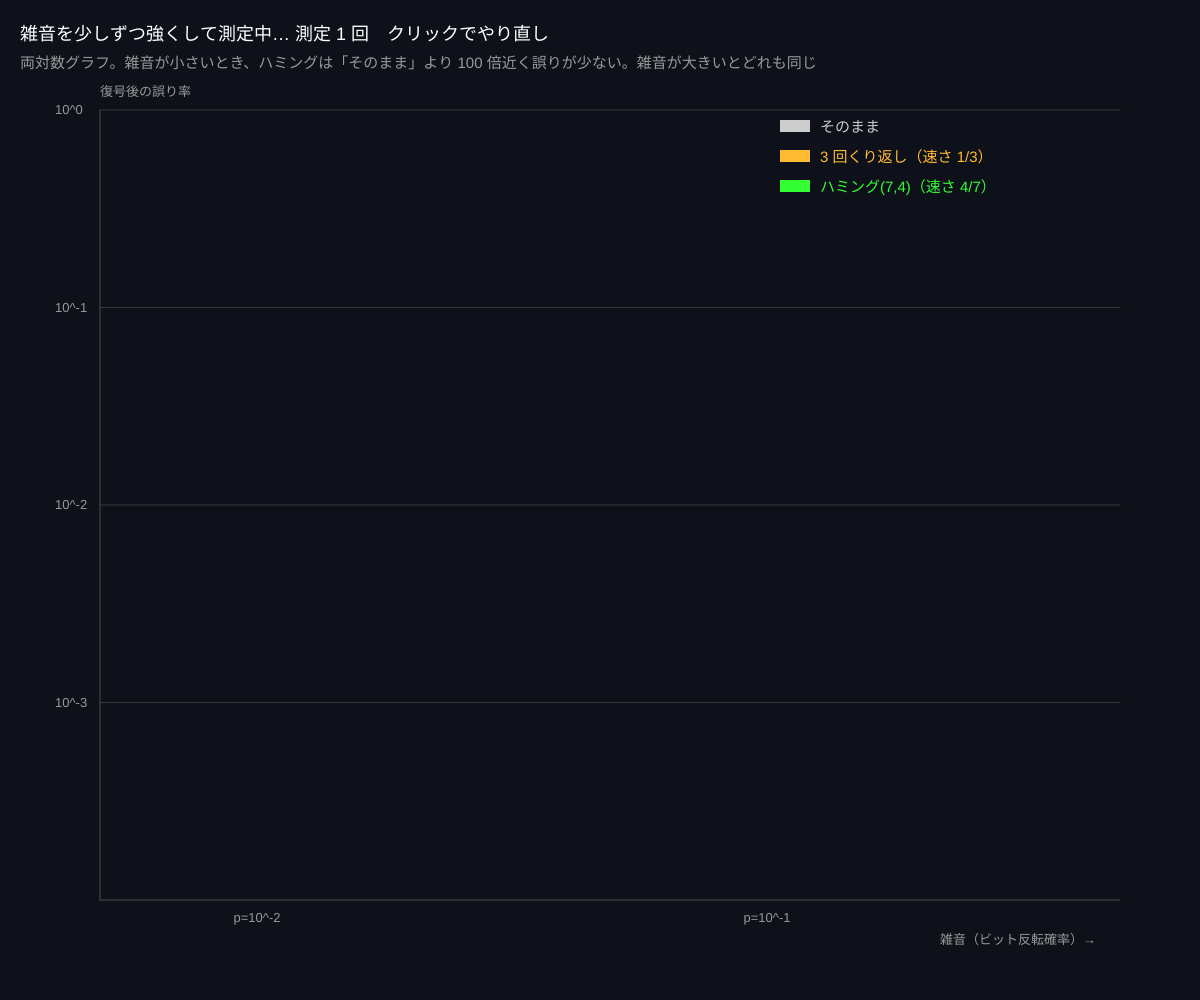
Frame 1 (no input)
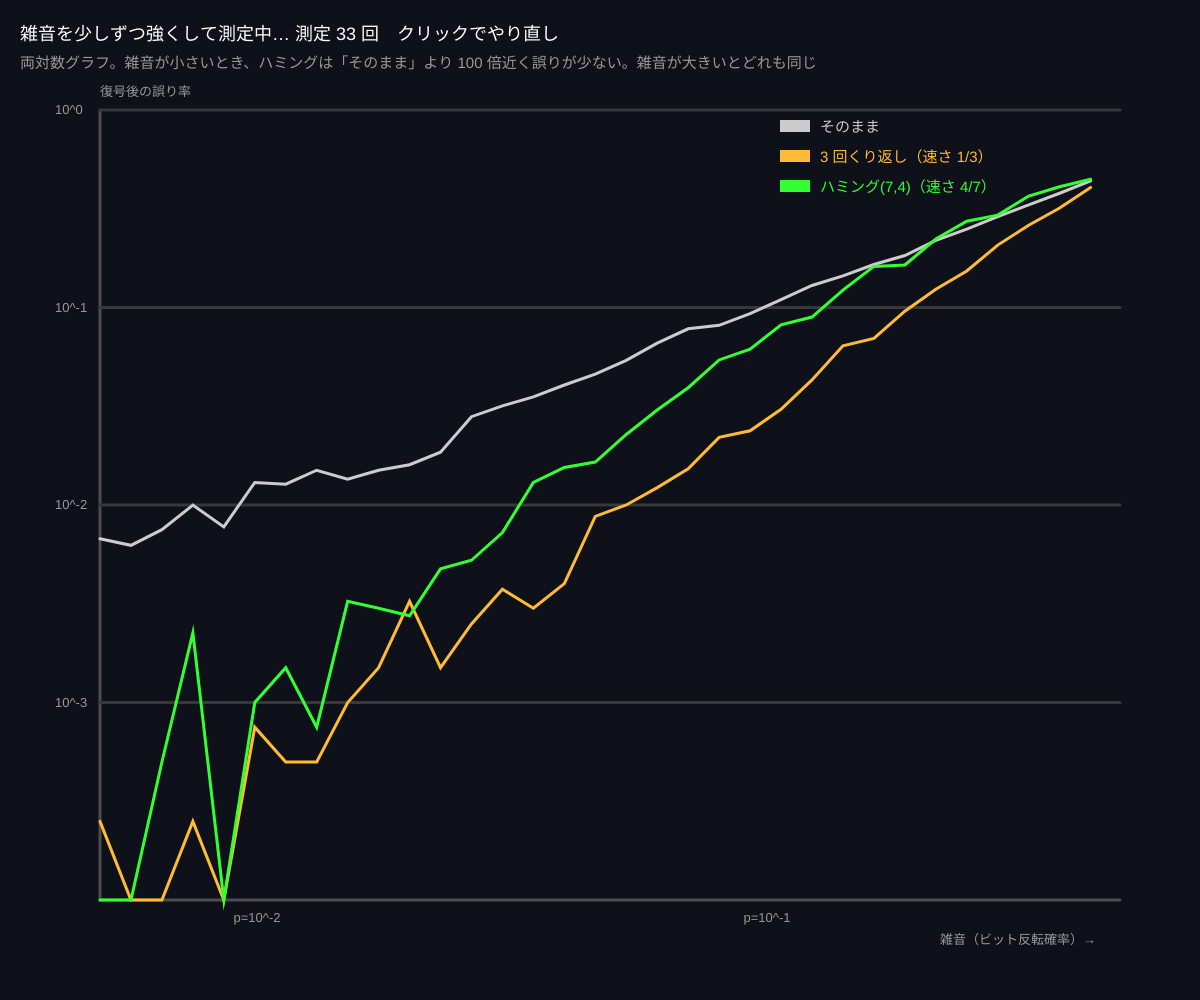
Frame 60 (no input)
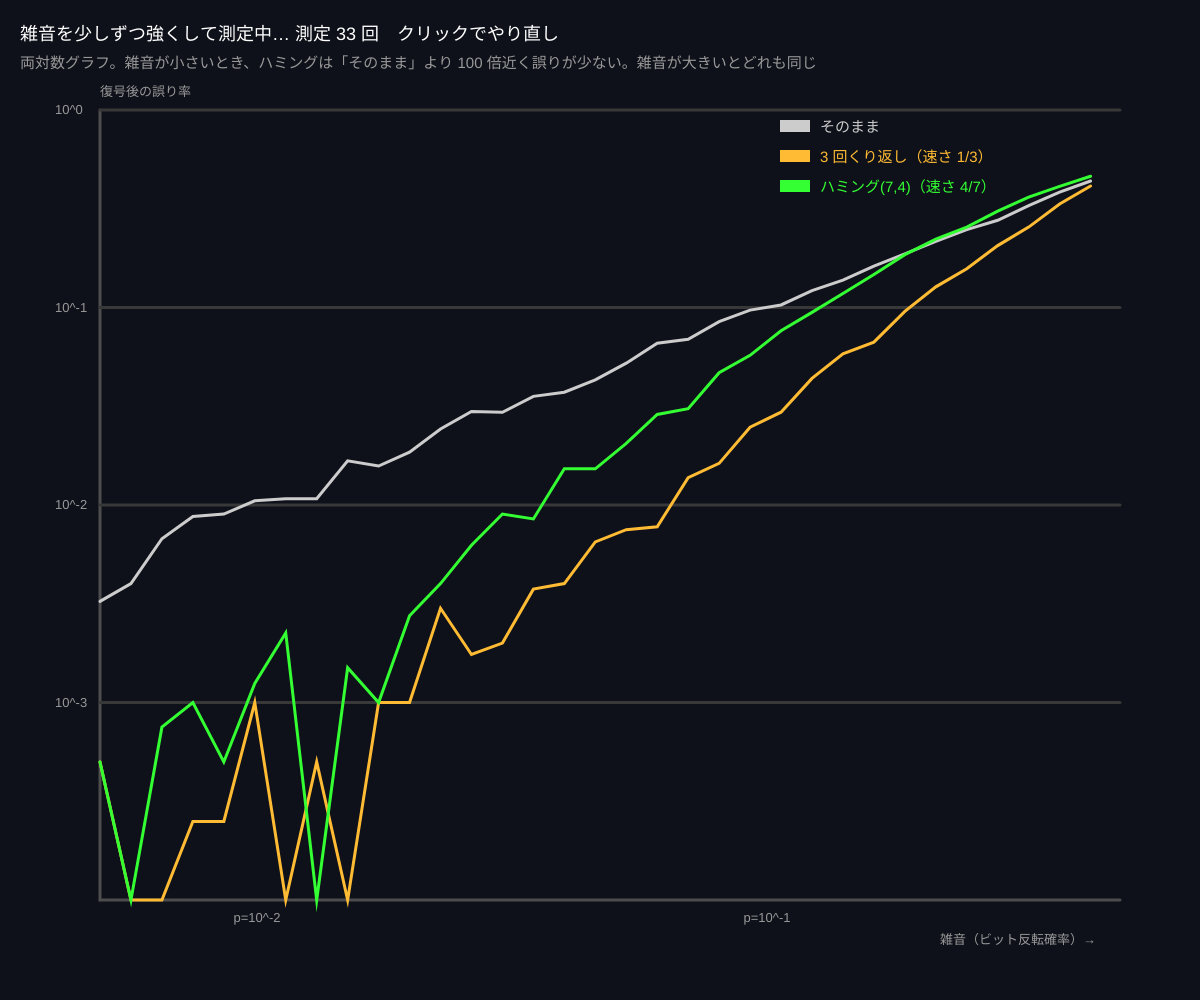
Frame 120 (the mouse pressed at the canvas centre since frame 60)

The p5.js sketch that drew these frames (run headless with seeded random() and noise() and a simulated clock; from frame 60 on, the mouse is pressed at the canvas centre):

// p5.js sketch
// ── sketch.js
// ============================================
// 07 誤り率くらべ（どの符号が強い？）
// 雑音の強さを変えながら、3 つの方法で何万ビットも送って、誤り率をグラフにする
//   そのまま / 3 回くり返し / ハミング(7,4)
// 自動で雑音を変えながら測定 / クリックでやり直し
// ============================================

let results = []; // {p, raw, rep, ham}
let p = 0.005;

function setup() {
  createCanvas(windowWidth, windowHeight);
  colorMode(HSB, 360, 100, 100, 100);
}

function flip(bit, prob) {
  return random() < prob ? 1 - bit : bit;
}

// 1 回の測定：4000 ビットのデータを各方式で送って誤り率を返す
function measure(prob) {
  let n = 4000, eRaw = 0, eRep = 0, eHam = 0;
  for (let i = 0; i < n; i += 4) {
    let d = [0, 1, 2, 3].map(() => (random() < 0.5 ? 1 : 0));
    // そのまま
    for (let b of d) if (flip(b, prob) !== b) eRaw++;
    // 3 回くり返し
    for (let b of d) {
      let ones = flip(b, prob) + flip(b, prob) + flip(b, prob);
      if ((ones >= 2 ? 1 : 0) !== b) eRep++;
    }
    // ハミング(7,4)
    let [d1, d2, d3, d4] = d;
    let code = [d1 ^ d2 ^ d4, d1 ^ d3 ^ d4, d1, d2 ^ d3 ^ d4, d2, d3, d4].map((b) => flip(b, prob));
    let pos = (code[0] ^ code[2] ^ code[4] ^ code[6]) + 2 * (code[1] ^ code[2] ^ code[5] ^ code[6]) + 4 * (code[3] ^ code[4] ^ code[5] ^ code[6]);
    if (pos > 0) code[pos - 1] = 1 - code[pos - 1];
    let out = [code[2], code[4], code[5], code[6]];
    for (let k = 0; k < 4; k++) if (out[k] !== d[k]) eHam++;
  }
  return { p: prob, raw: eRaw / n, rep: eRep / n, ham: eHam / n };
}

function draw() {
  background(230, 40, 10);
  // 自動で p を増やしながら測る
  if (p <= 0.5) {
    results.push(measure(p));
    p *= 1.15;
  }

  let left = 100, right = width - 80, base = height - 100, top = 110;
  // 軸（両対数）
  stroke(0, 0, 30);
  line(left, base, right, base);
  line(left, base, left, top);
  noStroke();
  fill(0, 0, 60);
  textSize(13);
  for (let e of [-3, -2, -1, 0]) {
    let y = map(e, -4, 0, base, top);
    stroke(0, 0, 22);
    line(left, y, right, y);
    noStroke();
    text('10^' + e, left - 45, y + 4);
  }
  for (let e of [-2, -1, 0]) {
    let x = map(e, log(0.005) / log(10), log(0.5) / log(10), left, right);
    text('p=10^' + e, x - 20, base + 22);
  }
  text('雑音（ビット反転確率）→', right - 180, base + 44);
  text('復号後の誤り率', left, top - 14);

  let series = [['raw', 0, 'そのまま'], ['rep', 40, '3 回くり返し（速さ 1/3）'], ['ham', 120, 'ハミング(7,4)（速さ 4/7）']];
  for (let [key, hue, label] of series) {
    noFill();
    stroke(hue, hue ? 80 : 0, hue ? 100 : 80);
    strokeWeight(3);
    beginShape();
    for (let r of results) {
      let v = max(r[key], 0.0001);
      vertex(map(log(r.p) / log(10), log(0.005) / log(10), log(0.5) / log(10), left, right), map(log(v) / log(10), -4, 0, base, top));
    }
    endShape();
  }
  noStroke();
  for (let i = 0; i < series.length; i++) {
    let [key, hue, label] = series[i];
    fill(hue, hue ? 80 : 0, hue ? 100 : 80);
    rect(width - 420, top + 10 + i * 30, 30, 12);
    textSize(15);
    text(label, width - 380, top + 22 + i * 30);
  }

  fill(0, 0, 100);
  textSize(18);
  text('雑音を少しずつ強くして測定中… 測定 ' + results.length + ' 回　クリックでやり直し', 20, 40);
  fill(0, 0, 60);
  textSize(15);
  text('両対数グラフ。雑音が小さいとき、ハミングは「そのまま」より 100 倍近く誤りが少ない。雑音が大きいとどれも同じ', 20, 68);
}

function mousePressed() {
  results = [];
  p = 0.005;
}

// ---------- やってみよう ----------
// 1. p が小さいとき、くり返し符号の誤り率は p の何乗で減る？（傾きを読む）
// 2. 3 回くり返しとハミングはどちらが強い？ 速さも考えると？
// 3. 7 回くり返しを追加してみよう
